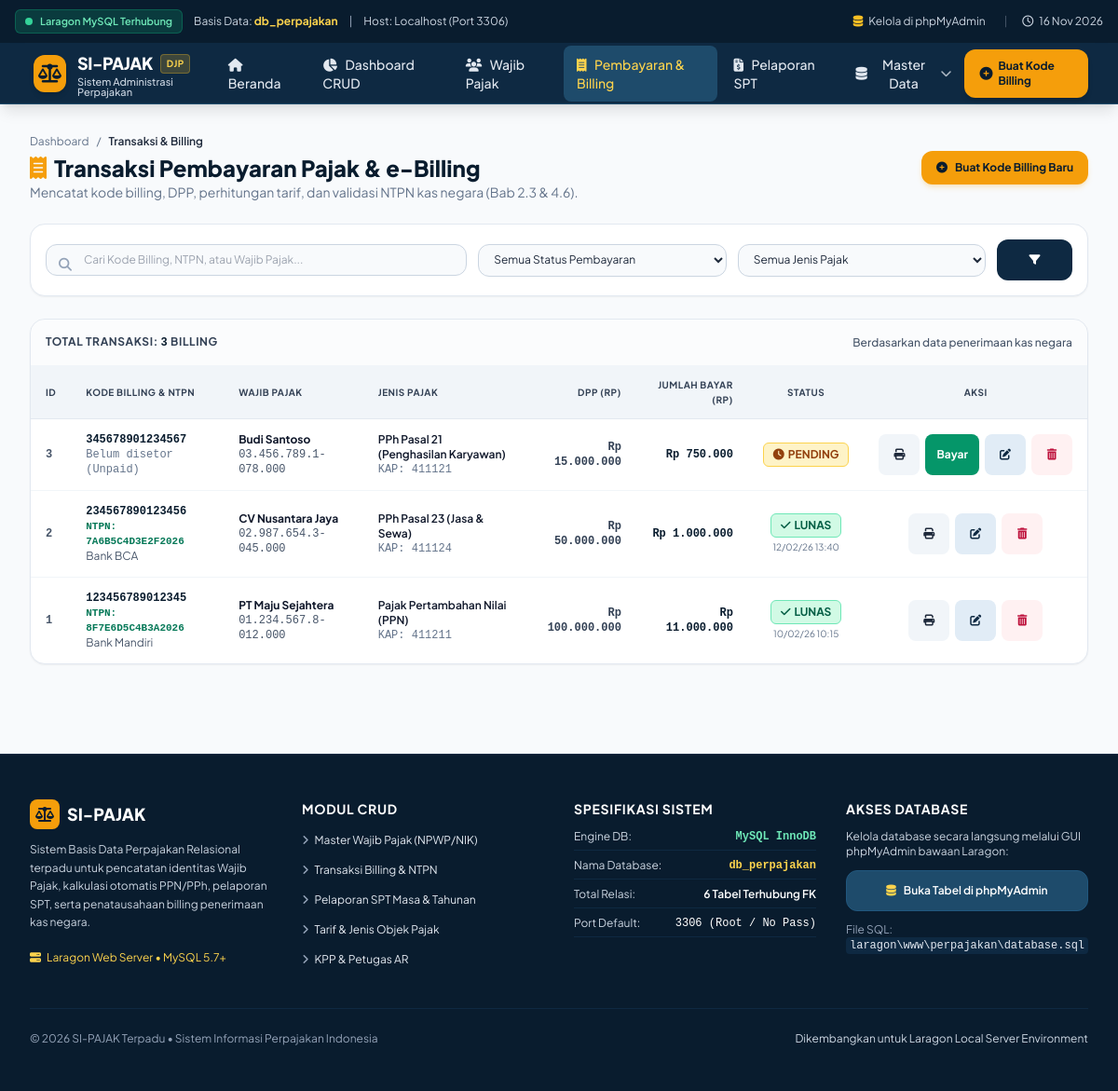
The page /pembayaran.php on the database its author committed.
### tables this page shows
CREATE TABLE `pembayaran_pajak` (
  `id` INT(11) NOT NULL AUTO_INCREMENT,
  `kode_billing` VARCHAR(15) NOT NULL,
  `ntpn` VARCHAR(16) NULL,
  `spt_id` INT(11) NULL,
  `wajib_pajak_id` INT(11) NOT NULL,
  `jenis_pajak_id` INT(11) NOT NULL,
  `dpp` DECIMAL(15,2) NOT NULL DEFAULT 0.00,
  `jumlah_bayar` DECIMAL(15,2) NOT NULL DEFAULT 0.00,
  `bank_persepsi` VARCHAR(50) NULL,
  `status_pembayaran` ENUM('Unpaid','Paid','Expired') NOT NULL DEFAULT 'Unpaid',
  `tanggal_bayar` DATETIME NULL,
  `created_at` TIMESTAMP NOT NULL DEFAULT CURRENT_TIMESTAMP,
  PRIMARY KEY (`id`),
  UNIQUE KEY `idx_bayar_billing` (`kode_billing`),
  UNIQUE KEY `idx_bayar_ntpn` (`ntpn`),
  KEY `fk_bayar_spt` (`spt_id`),
  KEY `fk_bayar_wp` (`wajib_pajak_id`),
  KEY `fk_bayar_jenis` (`jenis_pajak_id`),
  CONSTRAINT `fk_bayar_spt` FOREIGN KEY (`spt_id`) REFERENCES `spt` (`id`) ON UPDATE CASCADE ON DELETE SET NULL,
  CONSTRAINT `fk_bayar_wp` FOREIGN KEY (`wajib_pajak_id`) REFERENCES `wajib_pajak` (`id`) ON UPDATE CASCADE ON DELETE CASCADE,
  CONSTRAINT `fk_bayar_jenis` FOREIGN KEY (`jenis_pajak_id`) REFERENCES `jenis_pajak` (`id`) ON UPDATE CASCADE ON DELETE RESTRICT
);

CREATE TABLE `wajib_pajak` (
  `id` INT(11) NOT NULL AUTO_INCREMENT,
  `npwp` VARCHAR(25) NOT NULL,
  `nama_wp` VARCHAR(150) NOT NULL,
  `jenis_wp` ENUM('Orang Pribadi','Badan') NOT NULL DEFAULT 'Orang Pribadi',
  `nik` VARCHAR(16) NULL,
  `kpp_id` INT(11) NOT NULL,
  `petugas_ar_id` INT(11) NULL,
  `alamat` TEXT NOT NULL,
  `email` VARCHAR(100) NOT NULL,
  `status_efin` TINYINT(1) NOT NULL DEFAULT 0,
  `created_at` TIMESTAMP NOT NULL DEFAULT CURRENT_TIMESTAMP,
  PRIMARY KEY (`id`),
  UNIQUE KEY `idx_wp_npwp` (`npwp`),
  UNIQUE KEY `idx_wp_nik` (`nik`),
  KEY `fk_wp_kpp` (`kpp_id`),
  KEY `fk_wp_ar` (`petugas_ar_id`),
  CONSTRAINT `fk_wp_kpp` FOREIGN KEY (`kpp_id`) REFERENCES `kpp` (`id`) ON UPDATE CASCADE ON DELETE RESTRICT,
  CONSTRAINT `fk_wp_ar` FOREIGN KEY (`petugas_ar_id`) REFERENCES `petugas_pajak` (`id`) ON UPDATE CASCADE ON DELETE SET NULL
);

CREATE TABLE `jenis_pajak` (
  `id` INT(11) NOT NULL AUTO_INCREMENT,
  `kode_akun_pajak` VARCHAR(6) NOT NULL,
  `nama_jenis_pajak` VARCHAR(100) NOT NULL,
  `kategori_pajak` ENUM('PPh','PPN','PPnBM','PBB','Bea Materai') NOT NULL DEFAULT 'PPh',
  `tarif_standar` DECIMAL(5,2) NOT NULL DEFAULT 0.00,
  PRIMARY KEY (`id`),
  UNIQUE KEY `idx_jenis_kap` (`kode_akun_pajak`)
);

### config/database.php (called while the page is built, shortened)
<?php
function formatRupiah($angka) {
    return 'Rp ' . number_format((float)$angka, 0, ',', '.');
}

### pembayaran.php (the view, shortened to what this page needs)
<?php
require_once __DIR__ . '/config/database.php';
$action = $_GET['action'] ?? 'list';
$search = trim($_GET['search'] ?? '');
$sql = "
    SELECT p.*, w.nama_wp, w.npwp, j.nama_jenis_pajak, j.kode_akun_pajak, s.nomor_spt
    FROM pembayaran_pajak p
    JOIN wajib_pajak w ON p.wajib_pajak_id = w.id
    JOIN jenis_pajak j ON p.jenis_pajak_id = j.id
    LEFT JOIN spt s ON p.spt_id = s.id
    WHERE 1=1
";
$params = [];
$sql .= " ORDER BY p.id DESC";
$stmt = $pdo->prepare($sql);
$stmt->execute($params);
$listPembayaran = $stmt->fetchAll();
require_once __DIR__ . '/layout/header.php';
?>
<div class="max-w-7xl mx-auto px-4 sm:px-6 lg:px-8 py-8 space-y-6">
    <div class="flex flex-col sm:flex-row sm:items-center justify-between gap-4">
        <div>
            <div class="flex items-center gap-2 text-xs text-slate-500 mb-1">
                <a href="dashboard.php" class="hover:text-tax-700">Dashboard</a>
                <span>/</span>
                <span class="text-slate-800 font-semibold">Transaksi & Billing</span>
            </div>
            <h1 class="text-2xl font-black text-tax-950 flex items-center gap-2">
                <i class="fa-solid fa-receipt text-amber-500"></i> Transaksi Pembayaran Pajak & e-Billing
            </h1>
            <p class="text-xs sm:text-sm text-slate-500">Mencatat kode billing, DPP, perhitungan tarif, dan validasi NTPN kas negara (Bab 2.3 & 4.6).</p>
        </div>
        <div class="flex items-center gap-2">
            <?php if ($action === 'list'): ?>
                <a href="pembayaran.php?action=create" class="px-4 py-2.5 rounded-xl bg-amber-500 hover:bg-amber-600 text-tax-950 font-bold text-xs shadow-md shadow-amber-500/20 transition flex items-center gap-2">
                    <i class="fa-solid fa-plus-circle"></i> Buat Kode Billing Baru
                </a>
            <?php else: ?>
                <a href="pembayaran.php" class="px-4 py-2.5 rounded-xl bg-slate-200 hover:bg-slate-300 text-slate-800 font-semibold text-xs transition flex items-center gap-2">
                    <i class="fa-solid fa-arrow-left"></i> Kembali ke Daftar Billing
                </a>
            <?php endif; ?>
        </div>
    </div>
    <div class="bg-white rounded-2xl shadow-sm border border-slate-200 p-4">
        <form method="GET" action="pembayaran.php" class="grid grid-cols-1 sm:grid-cols-12 gap-3 items-center">
            <div class="sm:col-span-5 relative">
                <i class="fa-solid fa-magnifying-glass absolute left-3.5 top-3 text-slate-400 text-sm"></i>
                <input type="text" name="search" value="<?= htmlspecialchars($search) ?>" placeholder="Cari Kode Billing, NTPN, atau Wajib Pajak..."
                       class="w-full bg-slate-50 border border-slate-300 rounded-xl pl-10 pr-4 py-2 text-xs focus:ring-2 focus:ring-amber-500 focus:outline-none">
            </div>
            <div class="sm:col-span-3">
                <select name="filter_status" class="w-full bg-slate-50 border border-slate-300 rounded-xl px-3 py-2 text-xs focus:ring-2 focus:ring-amber-500 focus:outline-none">
                    <option value="">Semua Status Pembayaran</option>
                </select>
            </div>
            <div class="sm:col-span-3">
                <select name="filter_jenis" class="w-full bg-slate-50 border border-slate-300 rounded-xl px-3 py-2 text-xs focus:ring-2 focus:ring-amber-500 focus:outline-none">
                    <option value="">Semua Jenis Pajak</option>
                </select>
            </div>
                    <div class="sm:col-span-1 flex gap-1">
                        <button type="submit" class="w-full min-h-[44px] bg-tax-900 hover:bg-tax-800 text-white rounded-xl py-2 px-3 text-xs font-semibold transition flex items-center justify-center gap-1 focus:ring-2 focus:ring-amber-500" title="Terapkan Filter">
                            <i class="fa-solid fa-filter"></i>
                        </button>
                    </div>
                </form>
            </div>
            <div class="bg-white rounded-2xl shadow-sm border border-slate-200 overflow-hidden">
                <div class="p-4 border-b border-slate-100 flex justify-between items-center bg-slate-50/50">
                    <span class="text-xs font-bold text-slate-700 uppercase tracking-wider">
                        Total Transaksi: <strong class="text-tax-950 font-mono"><?= count($listPembayaran) ?></strong> Billing
                    </span>
                    <span class="text-xs text-slate-600 font-medium">Berdasarkan data penerimaan kas negara</span>
                </div>
                <div class="overflow-x-auto">
                    <table class="w-full text-left text-xs">
                        <thead class="bg-slate-100 text-slate-700 uppercase text-[10px] tracking-wider border-b border-slate-200">
                            <tr>
                                <th class="py-3 px-4">ID</th>
                                <th class="py-3 px-4">Kode Billing & NTPN</th>
                                <th class="py-3 px-4">Wajib Pajak</th>
                                <th class="py-3 px-4">Jenis Pajak</th>
                                <th class="py-3 px-4 text-right">DPP (Rp)</th>
                                <th class="py-3 px-4 text-right">Jumlah Bayar (Rp)</th>
                                <th class="py-3 px-4 text-center">Status</th>
                                <th class="py-3 px-4 text-center">Aksi</th>
                            </tr>
                        </thead>
                        <tbody class="divide-y divide-slate-100">
                            <?php if (empty($listPembayaran)): ?>
                                <tr>
                                    <td colspan="8" class="py-12 text-center">
                                        <div class="max-w-xs mx-auto space-y-2">
                                            <i class="fa-solid fa-receipt text-3xl text-slate-300"></i>
                                            <p class="text-xs font-bold text-slate-800">Tidak ada transaksi pembayaran ditemukan</p>
                                            <p class="text-xs text-slate-500">Coba atur ulang filter atau terbitkan kode billing perpajakan baru.</p>
                                            <div class="pt-2">
                                                <a href="pembayaran.php?action=create" class="inline-flex items-center min-h-[44px] px-4 py-2 rounded-xl bg-amber-500 hover:bg-amber-600 text-tax-950 font-bold text-xs transition">
                                                    + Terbitkan Kode Billing Baru
                                                </a>
                                            </div>
                                        </div>
                                    </td>
                                </tr>
                            <?php else: ?>
                                <?php foreach ($listPembayaran as $row): ?>
                                    <tr class="hover:bg-slate-50 transition">
                                        <td class="py-3.5 px-4 font-mono font-bold text-slate-600"><?= $row['id'] ?></td>
                                        <td class="py-3.5 px-4">
                                            <div class="font-mono font-bold text-tax-950"><?= htmlspecialchars($row['kode_billing']) ?></div>
                                            <?php if ($row['ntpn']): ?>
                                                <div class="text-[11px] font-mono text-emerald-700 font-bold">NTPN: <?= htmlspecialchars($row['ntpn']) ?></div>
                                                <div class="text-xs text-slate-600"><?= htmlspecialchars($row['bank_persepsi'] ?? 'Bank Persepsi') ?></div>
                                            <?php else: ?>
                                                <div class="text-xs font-mono text-slate-500">Belum disetor (Unpaid)</div>
                                            <?php endif; ?>
                                        </td>
                                        <td class="py-3.5 px-4">
                                            <div class="font-bold text-slate-900"><?= htmlspecialchars($row['nama_wp']) ?></div>
                                            <div class="text-xs font-mono text-slate-600"><?= htmlspecialchars($row['npwp']) ?></div>
                                        </td>
                                        <td class="py-3.5 px-4">
                                            <div class="font-semibold text-slate-900"><?= htmlspecialchars($row['nama_jenis_pajak']) ?></div>
                                            <div class="text-xs font-mono text-slate-500">KAP: <?= htmlspecialchars($row['kode_akun_pajak']) ?></div>
                                        </td>
                                        <td class="py-3.5 px-4 text-right font-mono text-slate-700 font-semibold">
                                            <?= formatRupiah($row['dpp']) ?>
                                        </td>
                                        <td class="py-3.5 px-4 text-right font-mono font-black text-tax-950">
                                            <?= formatRupiah($row['jumlah_bayar']) ?>
                                        </td>
                                        <td class="py-3.5 px-4 text-center">
                                            <?php if ($row['status_pembayaran'] === 'Paid'): ?>
                                                <span class="inline-flex items-center px-2.5 py-1 rounded-md text-xs font-bold bg-emerald-100 text-emerald-800 border border-emerald-300">
                                                    <i class="fa-solid fa-check mr-1"></i> LUNAS
                                                </span>
                                                <?php if ($row['tanggal_bayar']): ?>
                                                    <span class="block text-[10px] text-slate-500 mt-0.5"><?= date('d/m/y H:i', strtotime($row['tanggal_bayar'])) ?></span>
                                                <?php endif; ?>
                                            <?php elseif ($row['status_pembayaran'] === 'Unpaid'): ?>
                                                <span class="inline-flex items-center px-2.5 py-1 rounded-md text-xs font-bold bg-amber-100 text-amber-800 border border-amber-300">
                                                    <i class="fa-solid fa-clock mr-1"></i> PENDING
                                                </span>
                                            <?php else: ?>
                                                <span class="inline-flex items-center px-2.5 py-1 rounded-md text-xs font-bold bg-rose-100 text-rose-800 border border-rose-300">
                                                    EXPIRED
                                                </span>
                                            <?php endif; ?>
                                        </td>
                                        <td class="py-3.5 px-4 text-center">
                                            <div class="flex items-center justify-center gap-1.5">
                                                <a href="cetak_billing.php?id=<?= $row['id'] ?>" target="_blank" class="min-h-[44px] min-w-[44px] inline-flex items-center justify-center p-2 rounded-lg bg-slate-100 hover:bg-slate-200 text-slate-800 transition" title="Cetak Bukti Penerimaan Negara (BPN)">
                                                    <i class="fa-solid fa-print"></i>
                                                </a>
                                                <?php if ($row['status_pembayaran'] === 'Unpaid'): ?>
                                                    <a href="pembayaran.php?action=pay&id=<?= $row['id'] ?>" class="min-h-[44px] inline-flex items-center px-3 py-2 rounded-lg bg-emerald-600 hover:bg-emerald-700 text-white font-bold text-xs transition" title="Konfirmasi Bayar NTPN">
                                                        Bayar
                                                    </a>
                                                <?php endif; ?>
                                                <a href="pembayaran.php?action=edit&id=<?= $row['id'] ?>" class="min-h-[44px] min-w-[44px] inline-flex items-center justify-center p-2 rounded-lg bg-tax-100 hover:bg-tax-200 text-tax-900 transition" title="Edit Transaksi">
                                                    <i class="fa-solid fa-pen-to-square"></i>
                                                </a>
                                                <form method="POST" action="pembayaran.php" onsubmit="return confirm('Apakah Anda yakin ingin menghapus data billing ini?');" class="inline">
                                                    <button type="submit" class="min-h-[44px] min-w-[44px] inline-flex items-center justify-center p-2 rounded-lg bg-rose-50 hover:bg-rose-100 text-rose-700 transition" title="Hapus Data">
                                                        <i class="fa-solid fa-trash-can"></i>
                                                    </button>
                                                </form>
                                            </div>
                                        </td>
                                    </tr>
                                <?php endforeach; ?>
                            <?php endif; ?>
                        </tbody>
                    </table>
                </div>
            </div>
</div>
<?php require_once __DIR__ . '/layout/footer.php'; ?>

### layout/header.php (style rules this page uses)
body { font-family: 'Plus Jakarta Sans', sans-serif; }

### rows shown on the page
pembayaran_pajak: id "3", kode_billing "345678901234567", shows "Belum disetor (Unpaid)", wajib_pajak.nama_wp "Budi Santoso", wajib_pajak.npwp "03.456.789.1-078.000", jenis_pajak.nama_jenis_pajak "PPh Pasal 21 (Penghasilan Karyawan)", jenis_pajak.kode_akun_pajak "411121", dpp "Rp 15.000.000", jumlah_bayar "Rp 750.000", status_pembayaran "Unpaid" (drawn)
pembayaran_pajak: id "2", kode_billing "234567890123456", ntpn "7A6B5C4D3E2F2026", bank_persepsi "Bank BCA", wajib_pajak.nama_wp "CV Nusantara Jaya", wajib_pajak.npwp "02.987.654.3-045.000", jenis_pajak.nama_jenis_pajak "PPh Pasal 23 (Jasa & Sewa)", jenis_pajak.kode_akun_pajak "411124", dpp "Rp 50.000.000", jumlah_bayar "Rp 1.000.000", tanggal_bayar "12/02/26 13:40"
pembayaran_pajak: id "1", kode_billing "123456789012345", ntpn "8F7E6D5C4B3A2026", bank_persepsi "Bank Mandiri", wajib_pajak.nama_wp "PT Maju Sejahtera", wajib_pajak.npwp "01.234.567.8-012.000", jenis_pajak.nama_jenis_pajak "Pajak Pertambahan Nilai (PPN)", jenis_pajak.kode_akun_pajak "411211", dpp "Rp 100.000.000", jumlah_bayar "Rp 11.000.000", tanggal_bayar "10/02/26 10:15"

### other values the page prints
count($listPembayaran) "3"
